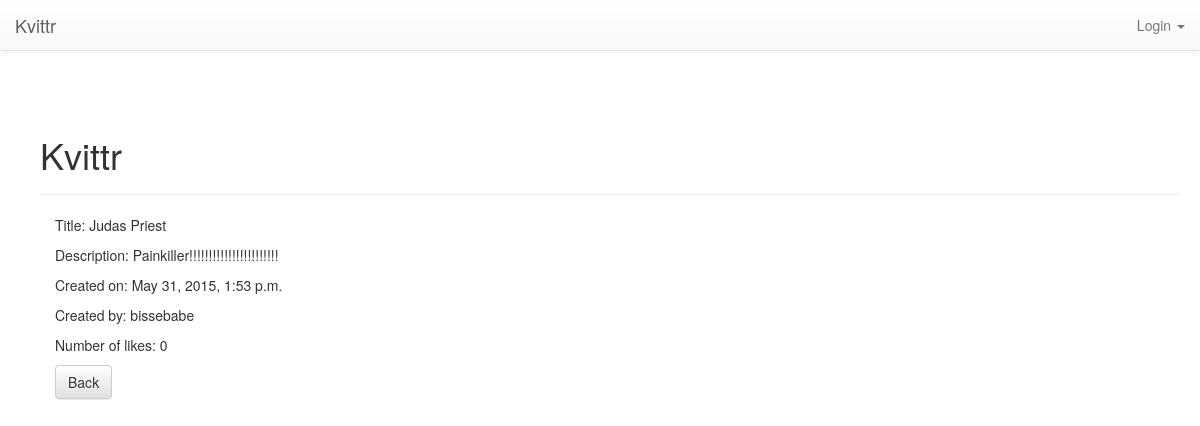
The app's page /notes/detailnote/?id=23 with its own data.
### notes/models.py (models this page shows, shortened)
class Note(models.Model):
	label = models.CharField(max_length = 30)
	body = models.TextField()
	timestamp = models.DateTimeField(auto_now_add=True)
	tags = models.ManyToManyField('Tag', related_name='notes')
	author = models.ForeignKey(User)
	num_likes = models.PositiveIntegerField(default=0)

### notes/views.py (the view)
def detail_note(request):
	id = request.GET.get('id', None)
	if id is not None:
		note = get_object_or_404(Note, id=id)
	else:
		note = None
	context={
		'note': note
		}
	return render(request,'notes/detailnote.html', context)

### templates/notes/detailnote.html (shortened to what this page needs)
{% extends 'base.html'%}
{% block pagecontent %}
<div class="row">
	<div class="container">
		<div class="col-sm-12">
			<p>Title: {{ note.label }}</p>
			<p>Description: {{ note.body }}</p>
			<p>Created on: {{note.timestamp}}</p>
			<p>Created by: {{note.author}} </p>
			<p>Number of likes: {{ note.num_likes }}</p>
			<a href="{% url 'notes:index'%}" class="btn btn-default" role="button">Back</a>
		</div>
	</div>
</div>
{% endblock pagecontent %}

### static/kvittr/style.css (style rules this page uses)
body { padding-top: 70px; margin: 25px; }

### records on screen
Note: label "Judas Priest", body "Painkiller!!!!!!!!!!!!!!!!!!!!!!!", timestamp "May 31, 2015, 1:53 p.m.", author "bissebabe", num_likes "0"
